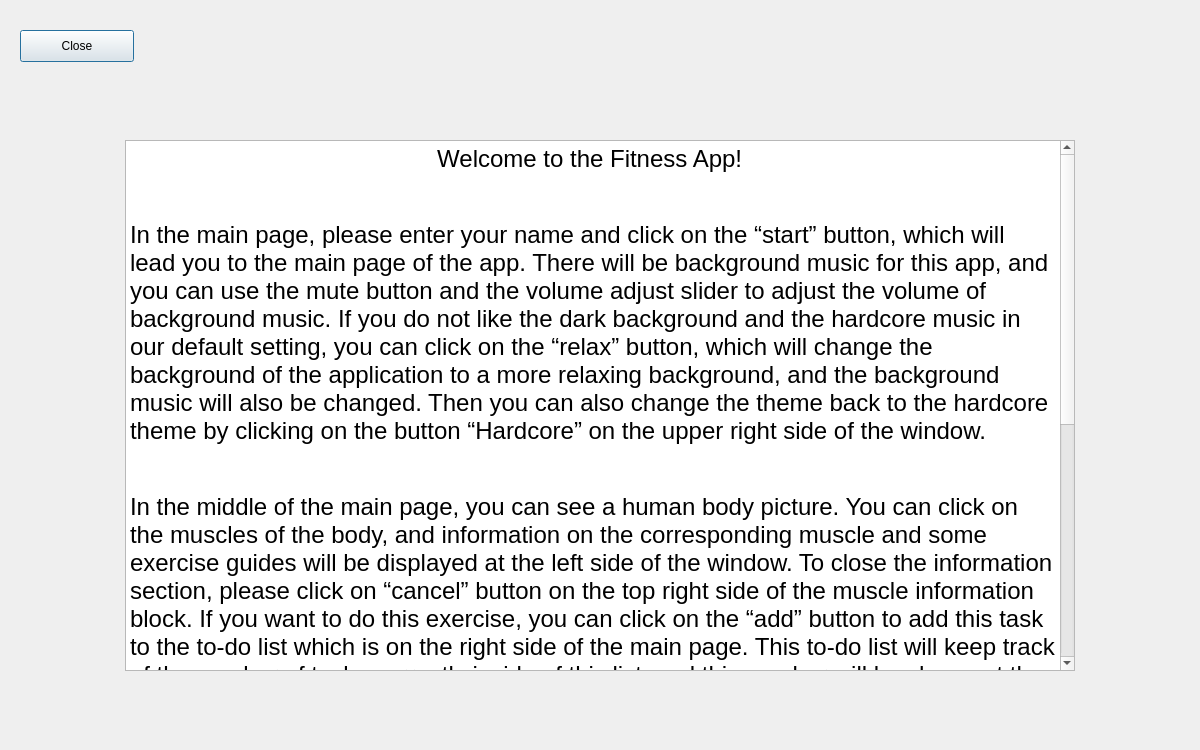
<?xml version="1.0" encoding="UTF-8"?>
<ui version="4.0">
 <class>instruction</class>
 <widget class="QDialog" name="instruction">
  <property name="geometry">
   <rect>
    <x>0</x>
    <y>0</y>
    <width>1200</width>
    <height>750</height>
   </rect>
  </property>
  <property name="windowTitle">
   <string>Dialog</string>
  </property>
  <widget class="QPushButton" name="pushButton">
   <property name="geometry">
    <rect>
     <x>20</x>
     <y>30</y>
     <width>114</width>
     <height>32</height>
    </rect>
   </property>
   <property name="text">
    <string>Close</string>
   </property>
  </widget>
  <widget class="QLabel" name="label">
   <property name="geometry">
    <rect>
     <x>300</x>
     <y>20</y>
     <width>600</width>
     <height>120</height>
    </rect>
   </property>
   <property name="text">
    <string/>
   </property>
   <property name="pixmap">
    <pixmap resource="fig.qrc">:/instructionslogo.png</pixmap>
   </property>
   <property name="scaledContents">
    <bool>true</bool>
   </property>
  </widget>
  <widget class="QTextBrowser" name="textBrowser">
   <property name="geometry">
    <rect>
     <x>125</x>
     <y>140</y>
     <width>950</width>
     <height>531</height>
    </rect>
   </property>
   <property name="html">
    <string>&lt;!DOCTYPE HTML PUBLIC &quot;-//W3C//DTD HTML 4.0//EN&quot; &quot;http://www.w3.org/TR/REC-html40/strict.dtd&quot;&gt;
&lt;html&gt;&lt;head&gt;&lt;meta name=&quot;qrichtext&quot; content=&quot;1&quot; /&gt;&lt;style type=&quot;text/css&quot;&gt;
p, li { white-space: pre-wrap; }
&lt;/style&gt;&lt;/head&gt;&lt;body style=&quot; font-family:'.SF NS Text'; font-size:13pt; font-weight:400; font-style:normal;&quot;&gt;
&lt;p align=&quot;center&quot; style=&quot; margin-top:0px; margin-bottom:0px; margin-left:0px; margin-right:0px; -qt-block-indent:0; text-indent:0px;&quot;&gt;&lt;span style=&quot; font-family:'Helvetica'; font-size:18pt;&quot;&gt;Welcome to the Fitness App! &lt;/span&gt;&lt;/p&gt;
&lt;p align=&quot;center&quot; style=&quot; margin-top:0px; margin-bottom:0px; margin-left:0px; margin-right:0px; -qt-block-indent:0; text-indent:0px;&quot;&gt;&lt;span style=&quot; font-family:'Helvetica'; font-size:18pt;&quot;&gt;&lt;br /&gt;&lt;/span&gt;&lt;/p&gt;
&lt;p style=&quot; margin-top:0px; margin-bottom:0px; margin-left:0px; margin-right:0px; -qt-block-indent:0; text-indent:0px;&quot;&gt;&lt;span style=&quot; font-family:'Helvetica'; font-size:18pt;&quot;&gt;In the main page, please enter your name and click on the “start” button, which will lead you to the main page of the app. There will be background music for this app, and you can use the mute button and the volume adjust slider to adjust the volume of background music. If you do not like the dark background and the hardcore music in our default setting, you can click on the “relax” button, which will change the background of the application to a more relaxing background, and the background music will also be changed. Then you can also change the theme back to the hardcore theme by clicking on the button “Hardcore” on the upper right side of the window. &lt;/span&gt;&lt;/p&gt;
&lt;p style=&quot; margin-top:0px; margin-bottom:0px; margin-left:0px; margin-right:0px; -qt-block-indent:0; text-indent:0px;&quot;&gt;&lt;span style=&quot; font-family:'Helvetica'; font-size:18pt;&quot;&gt;&lt;br /&gt;&lt;/span&gt;&lt;/p&gt;
&lt;p style=&quot; margin-top:0px; margin-bottom:0px; margin-left:0px; margin-right:0px; -qt-block-indent:0; text-indent:0px;&quot;&gt;&lt;span style=&quot; font-family:'Helvetica'; font-size:18pt;&quot;&gt;In the middle of the main page, you can see a human body picture. You can click on the muscles of the body, and information on the corresponding muscle and some exercise guides will be displayed at the left side of the window. To close the information section, please click on “cancel” button on the top right side of the muscle information block. If you want to do this exercise, you can click on the “add” button to add this task to the to-do list which is on the right side of the main page. This to-do list will keep track of the number of tasks currently inside of this list, and this number will be shown at the lower part of the to-do list. If you do not want a task in the to-do list anymore, you can click on this task and then click on the delete button at the bottom of the window. After finishing a task, you can click on the “finish” button at the lower part of the information block, and a “finished” label will be shown and cover this task, which can help you mark the task as finished and help with your schedule.&lt;/span&gt;&lt;/p&gt;
&lt;p style=&quot; margin-top:0px; margin-bottom:0px; margin-left:0px; margin-right:0px; -qt-block-indent:0; text-indent:0px;&quot;&gt;&lt;span style=&quot; font-family:'Helvetica'; font-size:18pt;&quot;&gt;&lt;br /&gt;&lt;/span&gt;&lt;/p&gt;
&lt;p style=&quot; margin-top:0px; margin-bottom:0px; margin-left:0px; margin-right:0px; -qt-block-indent:0; text-indent:0px;&quot;&gt;&lt;span style=&quot; font-family:'Helvetica'; font-size:18pt;&quot;&gt;The body model in the middle part of the main page can be rotated. You can use the slider at the lower part of the main page to turn the body picture around and see the side and back of the muscle model. The side and back of the muscle are also clickable, and you can click on muscles on the body figure and check the information (and add to the to-do list, as mentioned above).&lt;/span&gt;&lt;/p&gt;
&lt;p style=&quot; margin-top:0px; margin-bottom:0px; margin-left:0px; margin-right:0px; -qt-block-indent:0; text-indent:0px;&quot;&gt;&lt;span style=&quot; font-family:'Helvetica'; font-size:18pt;&quot;&gt;&lt;br /&gt;&lt;/span&gt;&lt;/p&gt;
&lt;p style=&quot; margin-top:0px; margin-bottom:0px; margin-left:0px; margin-right:0px; -qt-block-indent:0; text-indent:0px;&quot;&gt;&lt;span style=&quot; font-family:'Helvetica'; font-size:18pt;&quot;&gt;You can use the “quit” button at the upper left corner of the main page to quit the program.&lt;/span&gt;&lt;span style=&quot; font-size:18pt;&quot;&gt; &lt;/span&gt;&lt;/p&gt;&lt;/body&gt;&lt;/html&gt;</string>
   </property>
  </widget>
 </widget>
 <resources>
  <include location="fig.qrc"/>
 </resources>
 <connections/>
</ui>
